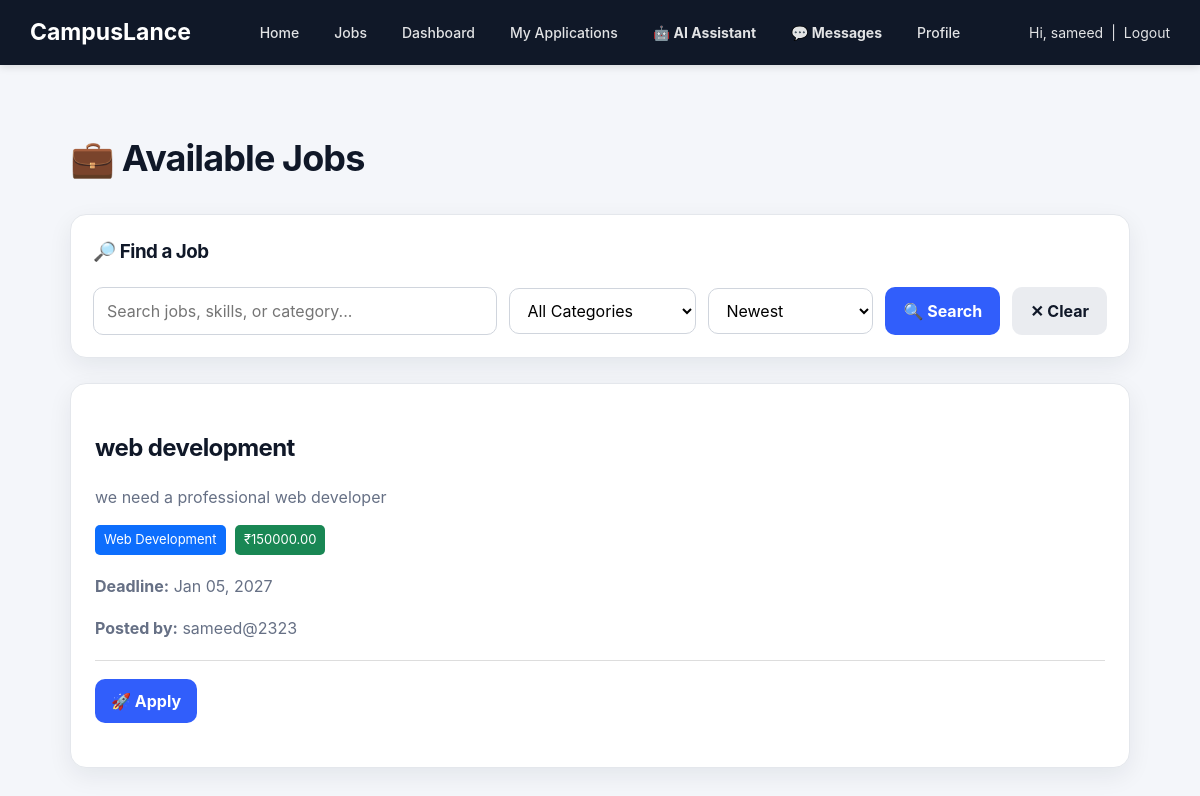
/jobs/ (signed in), run on the app's committed database.
### accounts/models.py (models this page shows, shortened)
class CustomUser(AbstractUser):
    ROLE_CHOICES = (
        ('student', 'Student'),
        ('client', 'Client'),
    )
    role = models.CharField(max_length=20, choices=ROLE_CHOICES)
    phone = models.CharField(max_length=15, blank=True)
    profile_image = models.ImageField(
        upload_to='profile_images/',
        blank=True,
        null=True
    )
    college = models.CharField(max_length=200, blank=True)
    department = models.CharField(max_length=100, blank=True)
    location = models.CharField(max_length=100, blank=True)
    skills = models.TextField(blank=True)
    education = models.TextField(blank=True)
    experience = models.TextField(blank=True)
    github = models.URLField(blank=True)
    linkedin = models.URLField(blank=True)
    portfolio = models.URLField(blank=True)
    resume = models.FileField(
        upload_to='resumes/',
        blank=True,
        null=True
    )
    about = models.TextField(blank=True)

### jobs/models.py (models this page shows, shortened)
class Job(models.Model):
    CATEGORY_CHOICES = [
        ('Web Development', 'Web Development'),
        ('Python', 'Python'),
        ('UI/UX', 'UI/UX'),
        ('Java', 'Java'),
        ('Cyber Security', 'Cyber Security'),
        ('Data Science', 'Data Science'),
    ]
    client = models.ForeignKey(
        CustomUser,
        on_delete=models.CASCADE,
        related_name="jobs"
    )
    title = models.CharField(max_length=200)
    category = models.CharField(
        max_length=100,
        choices=CATEGORY_CHOICES
    )
    description = models.TextField()
    budget = models.DecimalField(
        max_digits=10,
        decimal_places=2
    )
    deadline = models.DateField()
    created_at = models.DateTimeField(auto_now_add=True)

### jobs/views.py (the view)
@login_required
def job_list(request):
    jobs = Job.objects.all()
    search = request.GET.get("search", "").strip()
    if search:
        jobs = jobs.filter(
            models.Q(title__icontains=search)
            | models.Q(description__icontains=search)
            | models.Q(category__icontains=search)
        )
    category = request.GET.get("category", "").strip()
    if category:
        jobs = jobs.filter(category=category)
    sort = request.GET.get("sort", "newest")
    if sort == "oldest":
        jobs = jobs.order_by("created_at")
    elif sort == "budget_high":
        jobs = jobs.order_by("-budget")
    elif sort == "budget_low":
        jobs = jobs.order_by("budget")
    else:
        jobs = jobs.order_by("-created_at")
    return render(
        request,
        "jobs/job_list.html",
        {
            "jobs": jobs,
            "search": search,
            "selected_category": category,
            "selected_sort": sort,
            "categories": Job.CATEGORY_CHOICES,
        }
    )

### messaging/context_processors.py (called while the page is built)
def unread_messages(request):
    if not request.user.is_authenticated:
        return {
            "unread_message_count": 0
        }
    count = Message.objects.filter(
        receiver=request.user,
        is_read=False
    ).count()
    return {
        "unread_message_count": count
    }

### templates/jobs/job_list.html (shortened to what this page needs)
{% extends "base.html" %}
{% block content %}
<div class="container jobs-page">
    <div class="jobs-page-header" style="
        display:flex;
        justify-content:space-between;
        align-items:center;
        margin-bottom:25px;
        gap:15px;
        flex-wrap:wrap;
    ">
        <h1 style="margin:0;">
            💼 Available Jobs
        </h1>
    </div>
    <div class="jobs-filter-card" style="
        background:white;
        padding:20px;
        border-radius:10px;
        box-shadow:0 2px 8px #ddd;
        margin-bottom:25px;
    ">
        <h3 style="margin-top:0;">
            🔎 Find a Job
        </h3>
        <form method="GET">
            <div class="jobs-filter-row" style="
                display:flex;
                gap:10px;
                flex-wrap:wrap;
                align-items:center;
            ">
                <input
                    type="text"
                    name="search"
                    value="{{ search }}"
                    placeholder="Search jobs, skills, or category..."
                    style="
                        flex:1;
                        min-width:220px;
                        padding:11px;
                        border:1px solid #ccc;
                        border-radius:6px;
                        box-sizing:border-box;
                    "
                >
                <select
                    name="category"
                    style="
                        padding:11px;
                        border:1px solid #ccc;
                        border-radius:6px;
                        min-width:180px;
                    "
                >
                    <option value="">
                        All Categories
                    </option>
                </select>
                <select
                    name="sort"
                    style="
                        padding:11px;
                        border:1px solid #ccc;
                        border-radius:6px;
                        min-width:160px;
                    "
                >
                    <option
                        value="newest"
                        {% if selected_sort == "newest" %}
                            selected
                        {% endif %}
                    >
                        Newest
                    </option>
                </select>
                <button
                    type="submit"
                    style="
                        padding:11px 18px;
                        background:#0d6efd;
                        color:white;
                        border:none;
                        border-radius:6px;
                        cursor:pointer;
                        font-weight:bold;
                    "
                >
                    🔍 Search
                </button>
                <a
                    href="{% url 'job_list' %}"
                    style="
                        padding:11px 18px;
                        background:#6c757d;
                        color:white;
                        text-decoration:none;
                        border-radius:6px;
                    "
                >
                    ✕ Clear
                </a>
            </div>
        </form>
    </div>
    {% if jobs %}
        {% for job in jobs %}
            <div class="jobs-empty-state" style="
                background:white;
                border:1px solid #ddd;
                border-radius:8px;
                padding:20px;
                margin-bottom:20px;
                box-shadow:0 2px 6px rgba(0,0,0,0.08);
            ">
                <h2 style="
                    margin-top:0;
                    margin-bottom:8px;
                ">
                    {{ job.title }}
                </h2>
                <p style="
                    font-size:16px;
                    margin-bottom:15px;
                ">
                    {{ job.description }}
                </p>
                {% if job.category %}
                    <span style="
                        display:inline-block;
                        background:#0d6efd;
                        color:white;
                        padding:4px 9px;
                        border-radius:5px;
                        font-size:13px;
                        margin-right:5px;
                    ">
                        {{ job.category }}
                    </span>
                {% endif %}
                {% if job.budget %}
                    <span style="
                        display:inline-block;
                        background:#198754;
                        color:white;
                        padding:4px 9px;
                        border-radius:5px;
                        font-size:13px;
                    ">
                        ₹{{ job.budget }}
                    </span>
                {% endif %}
                {% if job.deadline %}
                    <p style="margin-top:18px;">
                        <strong>Deadline:</strong>
                        {{ job.deadline|date:"M d, Y" }}
                    </p>
                {% endif %}
                {% if job.client %}
                    <p>
                        <strong>Posted by:</strong>
                        {{ job.client.username }}
                    </p>
                {% endif %}
                <hr style="
                    border:0;
                    border-top:1px solid #ddd;
                    margin:18px 0;
                ">
                {% if user.is_authenticated and user.role == "student" %}
                    <a
                        href="{% url 'apply_job' job.id %}"
                        style="
                            display:inline-block;
                            background:#198754;
                            color:white;
                            padding:9px 16px;
                            border-radius:6px;
                            text-decoration:none;
                            font-weight:bold;
                        "
                    >
                        🚀 Apply
                    </a>
                {% endif %}
            </div>
        {% endfor %}
    {% endif %}
</div>
{% endblock %}

### templates/base.html (shortened to what this page needs)
<!DOCTYPE html>
<html lang="en">
<head>
    {% load static %}
    <link
        rel="stylesheet"
        href="{% static 'css/style.css' %}"
    >
</head>
<body>
<nav class="navbar">
    <a
        href="{% url 'home' %}"
        class="navbar-brand"
    >
        CampusLance
    </a>
    <div class="navbar-links">
        <a href="{% url 'home' %}">
            Home
        </a>
        <a href="{% url 'job_list' %}">
            Jobs
        </a>
        {% if user.is_authenticated %}
            {% if user.role == "client" %}
                <a href="{% url 'client_dashboard' %}">
                    Dashboard
                </a>
            {% else %}
                <a href="{% url 'student_dashboard' %}">
                    Dashboard
                </a>
            {% endif %}
            {% if user.role == "student" %}
                <a href="{% url 'my_applications' %}">
                    My Applications
                </a>
                <a
                    href="{% url 'ai_assistant' %}"
                    class="ai-link"
                >
                    🤖 AI Assistant
                </a>
            {% endif %}
            <a
                href="{% url 'message_inbox' %}"
                class="messages-link"
            >
                💬 Messages
            </a>
            <a href="{% url 'profile' %}">
                Profile
            </a>
        {% endif %}
    </div>
    {% if user.is_authenticated %}
        <div class="navbar-user">
            <span>
                Hi, {{ user.username }}
            </span>
            <span>
                |
            </span>
            <a href="{% url 'logout' %}">
                Logout
            </a>
        </div>
    {% endif %}
</nav>
<main>
    <div class="container">
        {% block content %}
        {% endblock %}
    </div>
</main>
</body>
</html>

### static/css/style.css (style rules this page uses)
* { box-sizing: border-box; }
html { scroll-behavior: smooth; }
body { margin: 0; padding: 0; font-family: Arial, Helvetica, sans-serif; background: #f8fafc; color: #172033; line-height: 1.6; }
.container { width: 100%; max-width: 1180px !important; margin: 0 auto; padding-left: 24px; padding-right: 24px; }
a { text-decoration: none; }
:root { --cl-navy: #101828; --cl-blue: #315EFB; --cl-amber: #FFB547; --cl-background: #F4F6FA; --cl-surface: #FFFFFF; --cl-muted: #667085; --cl-border: #E4E7EC; --cl-blue-soft: #EEF2FF; --cl-amber-soft: #FFF4E2; --cl-success: #067647; --cl-danger: #B42318; --cl-radius: 16px; --cl-shadow: 0 8px 24px rgba(16, 24, 40, 0.07); }
html { scroll-padding-top: 90px; }
body { background: var(--cl-background) !important; color: var(--cl-navy) !important; font-family: Inter, "Segoe UI", Arial, sans-serif; line-height: 1.65; }
h1, h2, h3, h4, h5, h6 { color: var(--cl-navy); font-weight: 750; letter-spacing: -0.025em; }
p { color: var(--cl-muted); }
a { color: var(--cl-blue); transition: color 0.18s ease, background-color 0.18s ease, border-color 0.18s ease, box-shadow 0.18s ease, transform 0.18s ease; }
button, input, textarea, select { font: inherit; }
input:not([type="checkbox"]):not([type="radio"]):not([type="submit"]), textarea, select, .form-control, .form-select { border-color: #D0D5DD; border-radius: 10px; }
button, .btn, .btn-primary, .btn-success, .btn-warning, .btn-apply, .login-button, .ai-send-button, .send-button { border-radius: 10px; font-weight: 650; transition: transform 0.18s ease, box-shadow 0.18s ease, background-color 0.18s ease, border-color 0.18s ease; }
.navbar { position: relative; z-index: 20; background: var(--cl-navy) !important; color: #fff; box-shadow: 0 4px 18px rgba(16, 24, 40, 0.16); }
.navbar-brand, .navbar-brand:hover { color: #fff !important; }
.navbar-links a, .navbar-user, .navbar-user a, .navbar .nav-link { color: rgba(255, 255, 255, 0.88) !important; text-decoration: none; transition: color 0.18s ease, background-color 0.18s ease; }
.navbar-links a { border-radius: 8px; padding: 8px 10px !important; }
.container { max-width: 1180px !important; }
main > .container { padding-top: 34px; padding-bottom: 48px; }
hr { border-color: var(--cl-border); opacity: 1; }
.jobs-page, .applications-page { padding-top: 18px; }
.jobs-page-header { margin-bottom: 26px !important; }
.jobs-page-header h1, .applications-page > h1 { font-size: clamp(1.8rem, 3vw, 2.35rem); }
.jobs-filter-card, .job-list-card, .application-list-card, .applicants-header, .applicant-card, .jobs-empty-state, .applications-empty-state { border: 1px solid var(--cl-border) !important; border-radius: var(--cl-radius) !important; background: var(--cl-surface) !important; box-shadow: var(--cl-shadow) !important; }
.jobs-filter-card { padding: 22px !important; }
.jobs-filter-card h3 { color: var(--cl-navy); }
.jobs-filter-row { gap: 12px !important; }
.jobs-filter-row input, .jobs-filter-row select { min-height: 46px; padding: 10px 13px !important; border: 1px solid #D0D5DD !important; border-radius: 10px !important; background: #fff; }
.jobs-filter-row button, .jobs-filter-row a, .job-list-card a[style*="background"], .jobs-empty-state a, .applications-empty-state a, .applicants-page a[style*="background"] { border-radius: 10px !important; font-weight: 650; }
.jobs-filter-row button { background: var(--cl-blue) !important; color: #fff !important; }
.jobs-filter-row button, .job-list-card a[style*="background"], .jobs-empty-state a, .applications-empty-state a, .applicants-page a[style*="background:#0d6efd"] { background: var(--cl-blue) !important; color: #fff !important; }
.jobs-filter-row a { background: #EAECF0 !important; color: var(--cl-navy) !important; }
.jobs-empty-state, .applications-empty-state { padding: 44px 24px !important; background: var(--cl-surface) !important; }

### data on the page
CustomUser: username "sameed"
Job: title "web development", description "we need a professional web developer", category "Web Development", budget "150000.00", deadline "Jan 05, 2027", client.username "sameed@2323"
